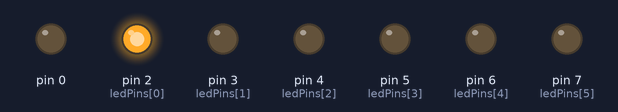
Simulated run of this sketch. Board: Arduino Uno, built with avr-gcc and run on an emulated ATmega328P. Parts: output pins drawn as LEDs (lit = HIGH).

Above: at 0.04 s.
At 0.44 s:
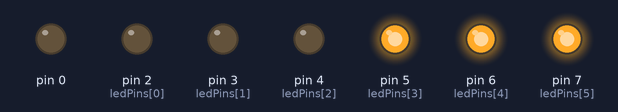
At 0.72 s:
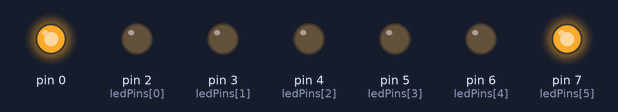
At 1.16 s:
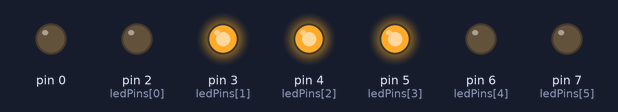
At 1.64 s:
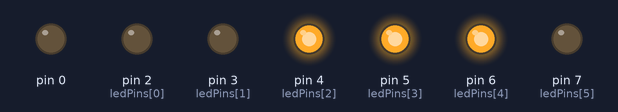
At 2.64 s:
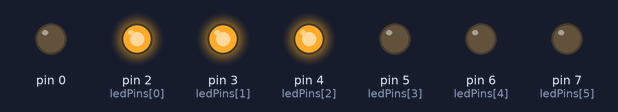
Timing chart, 0 to 3.0 s (numbered marks = the images above):
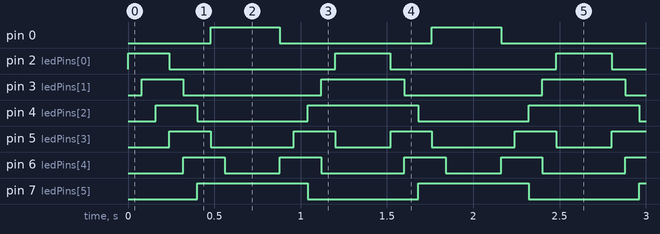

Measured:
- by itself, pin 0: alternates HIGH for 0.40 s and LOW for 0.88 s
- by itself, pin 2 (ledPins[0]): alternates HIGH for 0.32 s and LOW for 0.96 s
- by itself, pin 3 (ledPins[1]): repeats every 1.3 s: LOW 0.80 s, HIGH 0.48 s
- by itself, pin 4 (ledPins[2]): repeats every 1.3 s: LOW 0.64 s, HIGH 0.64 s
- by itself, pin 5 (ledPins[3]): repeats every 1.3 s: LOW 0.48 s, HIGH 0.24 s, LOW 0.32 s, HIGH 0.24 s
- by itself, pin 6 (ledPins[4]): repeats every 1.3 s: LOW 0.32 s, HIGH 0.24 s, LOW 0.48 s, HIGH 0.24 s
- by itself, pin 7 (ledPins[5]): alternates HIGH for 0.64 s and LOW for 0.64 s

The sketch:

autoIncreible.ino
```cpp
int ledPins[]={2,3,4,5,6,7};

void setup() {
    // Inicializamos los ones como de salida
    for(int i=0;i<=7;i++){
      pinMode(ledPins[i],OUTPUT);
    }
}

void loop() {
    enciendeYapaga();
}
void enciendeYapaga(){
int delayTime=80;
for(int i=0;i<=7;i++){
  if(i>=3){
    digitalWrite(ledPins[i-3],LOW);
} digitalWrite(ledPins[i],HIGH);
delay(delayTime);
}

for(int j=7;j>=0;j--){
  if(j<=4){
    digitalWrite(ledPins[j+3],LOW);
} digitalWrite(ledPins[j],HIGH);
delay(delayTime);
}

}
```
